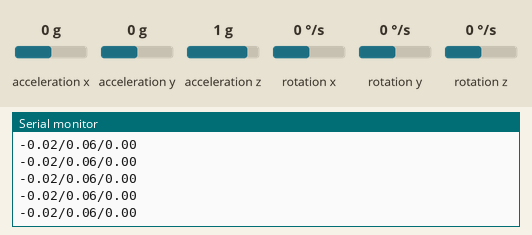
This sketch was run on a simulated Arduino Uno, built with avr-gcc and run on an emulated ATmega328P. On the bench: the last lines printed to the serial monitor. Wiring (inferred from the names in the program): MPU-6050 motion sensor at I2C address 0x68. Inputs (shaded band) come from the test bench; at power-on: acceleration x 0 g, acceleration y 0 g, acceleration z 1 g, rotation x 0 °/s, rotation y 0 °/s, rotation z 0 °/s.

Above: at 1.7 s.
1.8 s: acceleration x set to 0.8 g
At 2.9 s:
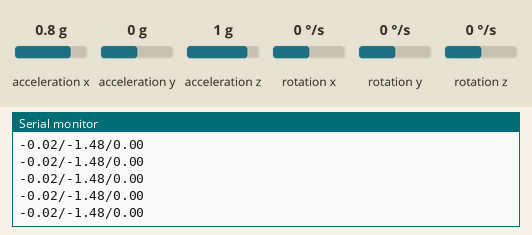
4.8 s: acceleration y set to -1.4 g
At 5.5 s:
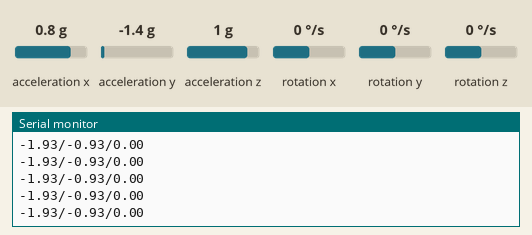
7.8 s: acceleration z set to -1.4 g
At 8.3 s:
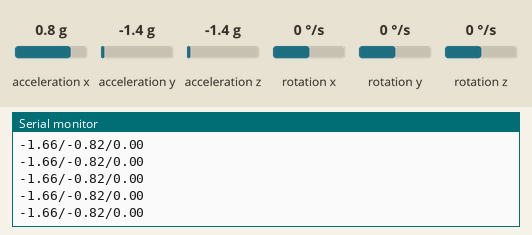
Timing chart, 0 to 10.8 s (numbered marks = the images above; inputs shaded):
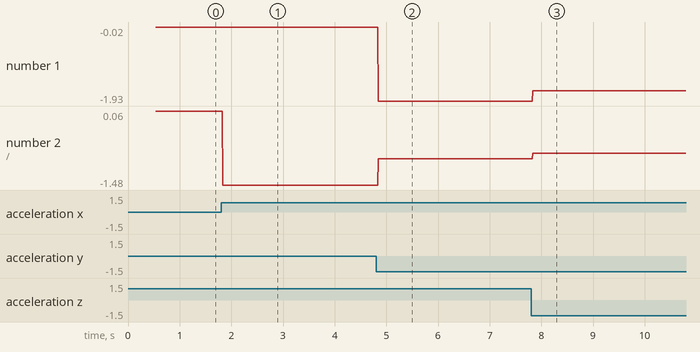

The sketch:

MPU6050.ino
```cpp
/*
   Arduino and MPU6050 Accelerometer and Gyroscope Sensor Tutorial
   by Dejan, <a href="https://howtomechatronics.com" rel="nofollow"> <a href="https://howtomechatronics.com" rel="nofollow"> https://howtomechatronics.com
</a>
</a>
*/

#include <Wire.h>

const int MPU = 0x68; // MPU6050 I2C address
float AccX, AccY, AccZ;
float GyroX, GyroY, GyroZ;
float accAngleX, accAngleY, gyroAngleX, gyroAngleY, gyroAngleZ;
float roll, pitch, yaw;
float AccErrorX, AccErrorY, GyroErrorX, GyroErrorY, GyroErrorZ;
float elapsedTime, currentTime, previousTime;
int c = 0;

void setup() {
  Serial.begin(19200);
  Wire.begin();                      // Initialize comunication
  Wire.beginTransmission(MPU);       // Start communication with MPU6050 // MPU=0x68
  Wire.write(0x6B);                  // Talk to the register 6B
  Wire.write(0x00);                  // Make reset - place a 0 into the 6B register
  Wire.endTransmission(true);        //end the transmission
  /*
  // Configure Accelerometer Sensitivity - Full Scale Range (default +/- 2g)
  Wire.beginTransmission(MPU);
  Wire.write(0x1C);                  //Talk to the ACCEL_CONFIG register (1C hex)
  Wire.write(0x10);                  //Set the register bits as 00010000 (+/- 8g full scale range)
  Wire.endTransmission(true);
  // Configure Gyro Sensitivity - Full Scale Range (default +/- 250deg/s)
  Wire.beginTransmission(MPU);
  Wire.write(0x1B);                   // Talk to the GYRO_CONFIG register (1B hex)
  Wire.write(0x10);                   // Set the register bits as 00010000 (1000deg/s full scale)
  Wire.endTransmission(true);
  delay(20);
  */
  // Call this function if you need to get the IMU error values for your module
  calculate_IMU_error();
  delay(20);

}

void loop() {
  // === Read acceleromter data === //
  Wire.beginTransmission(MPU);
  Wire.write(0x3B); // Start with register 0x3B (ACCEL_XOUT_H)
  Wire.endTransmission(false);
  Wire.requestFrom(MPU, 6, true); // Read 6 registers total, each axis value is stored in 2 registers
  //For a range of +-2g, we need to divide the raw values by 16384, according to the datasheet
  AccX = (Wire.read() << 8 | Wire.read()) / 16384.0; // X-axis value
  AccY = (Wire.read() << 8 | Wire.read()) / 16384.0; // Y-axis value
  AccZ = (Wire.read() << 8 | Wire.read()) / 16384.0; // Z-axis value
  // Calculating Roll and Pitch from the accelerometer data
  accAngleX = (atan(AccY / sqrt(pow(AccX, 2) + pow(AccZ, 2))) * 180 / PI) - 0.58; // AccErrorX ~(0.58) See the calculate_IMU_error()custom function for more details
  accAngleY = (atan(-1 * AccX / sqrt(pow(AccY, 2) + pow(AccZ, 2))) * 180 / PI) + 1.58; // AccErrorY ~(-1.58)

  // === Read gyroscope data === //
  previousTime = currentTime;        // Previous time is stored before the actual time read
  currentTime = millis();            // Current time actual time read
  elapsedTime = (currentTime - previousTime) / 1000; // Divide by 1000 to get seconds
  Wire.beginTransmission(MPU);
  Wire.write(0x43); // Gyro data first register address 0x43
  Wire.endTransmission(false);
  Wire.requestFrom(MPU, 6, true); // Read 4 registers total, each axis value is stored in 2 registers
  GyroX = (Wire.read() << 8 | Wire.read()) / 131.0; // For a 250deg/s range we have to divide first the raw value by 131.0, according to the datasheet
  GyroY = (Wire.read() << 8 | Wire.read()) / 131.0;
  GyroZ = (Wire.read() << 8 | Wire.read()) / 131.0;
  // Correct the outputs with the calculated error values
  GyroX = GyroX + 0.56; // GyroErrorX ~(-0.56)
  GyroY = GyroY - 2; // GyroErrorY ~(2)
  GyroZ = GyroZ + 0.79; // GyroErrorZ ~ (-0.8)

  // Currently the raw values are in degrees per seconds, deg/s, so we need to multiply by sendonds (s) to get the angle in degrees
  gyroAngleX = gyroAngleX ; // deg/s * s = deg
  gyroAngleY = gyroAngleY  ;
  yaw =  yaw  ;

  // Complementary filter - combine acceleromter and gyro angle values
  roll = 0.96 * gyroAngleX + 0.04 * accAngleX;
  pitch = 0.96 * gyroAngleY + 0.04 * accAngleY;

  // Print the values on the serial monitor
  Serial.print(roll);
  Serial.print("/");
  Serial.print(pitch);
  Serial.print("/");
  Serial.println(yaw);
}


void calculate_IMU_error() {
  // We can call this funtion in the setup section to calculate the accelerometer and gyro data error. From here we will get the error values used in the above equations printed on the Serial Monitor.
  // Note that we should place the IMU flat in order to get the proper values, so that we then can the correct values
  // Read accelerometer values 200 times
  while (c < 200) {
    Wire.beginTransmission(MPU);
    Wire.write(0x3B);
    Wire.endTransmission(false);
    Wire.requestFrom(MPU, 6, true);
    AccX = (Wire.read() << 8 | Wire.read()) / 16384.0 ;
    AccY = (Wire.read() << 8 | Wire.read()) / 16384.0 ;
    AccZ = (Wire.read() << 8 | Wire.read()) / 16384.0 ;
    // Sum all readings
    AccErrorX = AccErrorX + ((atan((AccY) / sqrt(pow((AccX), 2) + pow((AccZ), 2))) * 180 / PI));
    AccErrorY = AccErrorY + ((atan(-1 * (AccX) / sqrt(pow((AccY), 2) + pow((AccZ), 2))) * 180 / PI));
    c++;
  }
  //Divide the sum by 200 to get the error value
  AccErrorX = AccErrorX / 200;
  AccErrorY = AccErrorY / 200;
  c = 0;
  // Read gyro values 200 times
  while (c < 200) {
    Wire.beginTransmission(MPU);
    Wire.write(0x43);
    Wire.endTransmission(false);
    Wire.requestFrom(MPU, 6, true);
    GyroX = Wire.read() << 8 | Wire.read();
    GyroY = Wire.read() << 8 | Wire.read();
    GyroZ = Wire.read() << 8 | Wire.read();
    // Sum all readings
    GyroErrorX = GyroErrorX + (GyroX / 131.0);
    GyroErrorY = GyroErrorY + (GyroY / 131.0);
    GyroErrorZ = GyroErrorZ + (GyroZ / 131.0);
    c++;
  }
  //Divide the sum by 200 to get the error value
  GyroErrorX = GyroErrorX / 200;
  GyroErrorY = GyroErrorY / 200;
  GyroErrorZ = GyroErrorZ / 200;
  // Print the error values on the Serial Monitor
  Serial.print("AccErrorX: ");
  Serial.println(AccErrorX);
  Serial.print("AccErrorY: ");
  Serial.println(AccErrorY);
  Serial.print("GyroErrorX: ");
  Serial.println(GyroErrorX);
  Serial.print("GyroErrorY: ");
  Serial.println(GyroErrorY);
  Serial.print("GyroErrorZ: ");
  Serial.println(GyroErrorZ);
}

/*
-----------------------------------------------------------------------------------------------
Results:-
X =  Y =  Z =
--------------------------------------------------------------------------------------------

Important Note:-
----------------
*/
//  <p>In the loop section we start by reading the accelerometer data. The data for each axis is stored in 2 bytes or registers and we can see the addresses of these registers from the datasheet of the sensor.</p><p>In order to read them all, we start with the first register, and using the requiestFrom() function we request to read all 6 registers for the X, Y and Z axes. Then we read the data from each register, and because the outputs are twos complement, we combine them appropriately to get the correct values.</p>
```

Measured:
- after the input at 1.8 s, the serial monitor: prints a new line at once (image 1)
- after the input at 4.8 s, the serial monitor: prints a new line at once (image 2)
- after the input at 7.8 s, the serial monitor: prints a new line at once (image 3)
- plotted number 1: -0.02 → -1.93 after the input at 4.8 s, -1.93 → -1.66 after the input at 7.8 s
- plotted number 2: 0.06 → -1.48 after the input at 1.8 s, -1.48 → -0.93 after the input at 4.8 s, -0.93 → -0.82 after the input at 7.8 s
